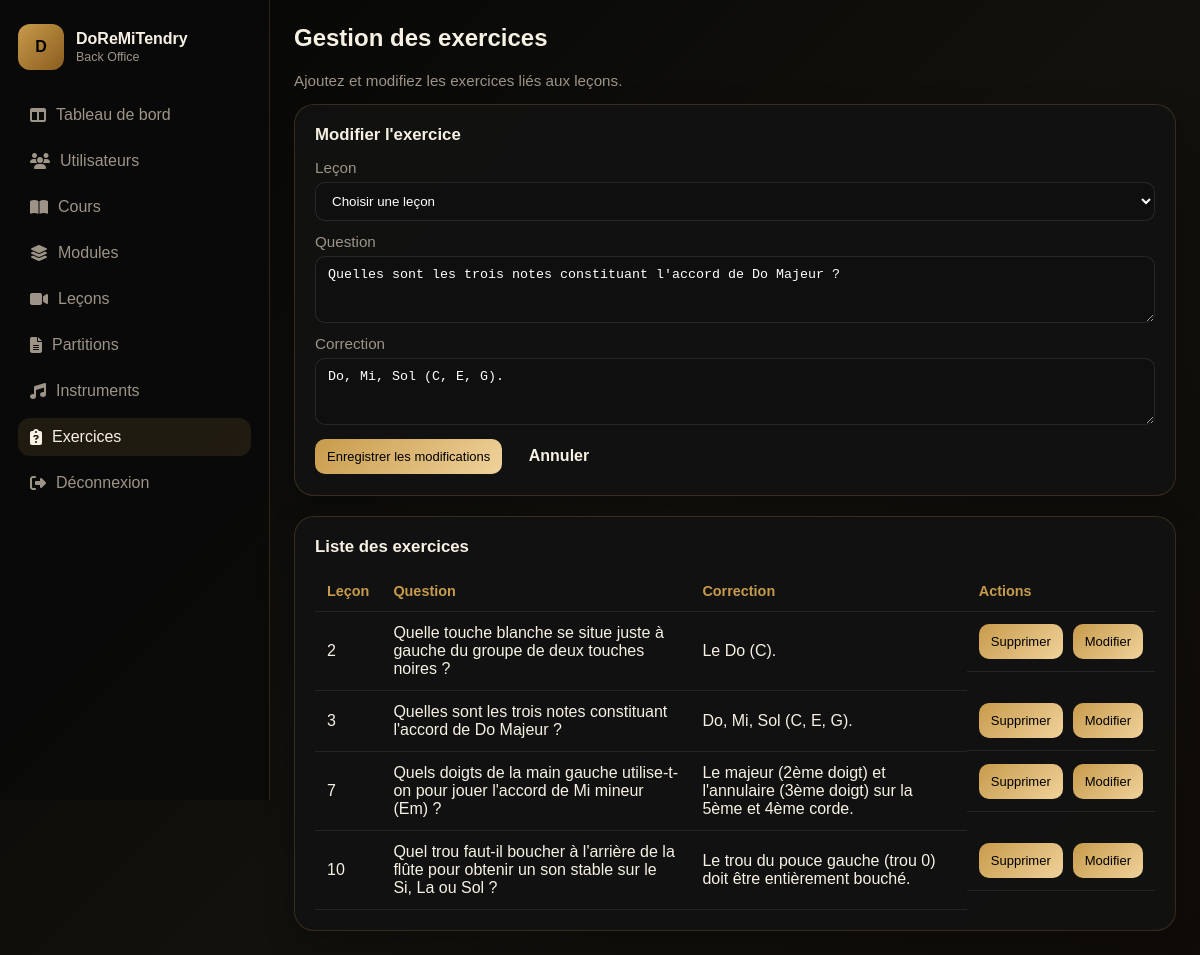
The app's page /admin/exercices.php?id=2 (signed in) with its own data.
### tables this page shows
CREATE TABLE IF NOT EXISTS exercices (
  id INT AUTO_INCREMENT PRIMARY KEY,
  lecon_id INT NOT NULL,
  question TEXT NOT NULL,
  correction TEXT,
  FOREIGN KEY (lecon_id) REFERENCES lecons(id)
);

### config/gestion/exercice.php (called while the page is built, shortened)
<?php
class exercice
{
    private PDO $db;
    public function __construct($db)
    {
        $this->db = $db;
    }
    public function getAll(): array
    {
        $sql = 'SELECT * FROM exercices';
        return $this->db->query($sql)->fetchAll(PDO::FETCH_ASSOC);
    }
    public function getById($id):?array
    {
        $sql = 'SELECT * FROM exercices WHERE id=?';
        $stmt = $this->db->prepare($sql);
        $stmt->execute([$id]);
        return $stmt->fetch(PDO::FETCH_ASSOC)?:null;
    }
}
?>

### admin/exercices.php (the view, shortened to what this page needs)
<?php
require_once __DIR__ . '/../config/db.php';
require_once __DIR__ . '/../config/gestion/exercice.php';
$ex = new exercice($pdo);
$editEx = null;
if (isset($_GET['id']) && is_numeric($_GET['id'])) {
    $editEx = $ex->getById((int)$_GET['id']);
}
$exercices = $ex->getAll();
?>
<!DOCTYPE html>
<html lang="fr">
<head>
  <link rel="stylesheet" href="admin.css" />
  <link rel="stylesheet" href="https://cdnjs.cloudflare.com/ajax/libs/font-awesome/6.7.2/css/all.min.css" />
</head>
<body>
  <div class="app-shell">
    <aside class="sidebar">
      <div class="brand">
        <div class="brand-mark">D</div>
        <div>
          <h1>DoReMiTendry</h1>
          <p>Back Office</p>
        </div>
      </div>
      <nav>
        <a href="dashboard.php"><i class="fa-solid fa-table-columns"></i> Tableau de bord</a>
        <a href="users.php"><i class="fa-solid fa-users"></i> Utilisateurs</a>
        <a href="courses.php"><i class="fa-solid fa-book-open"></i> Cours</a>
        <a href="modules.php"><i class="fa-solid fa-layer-group"></i> Modules</a>
        <a href="lecons.php"><i class="fa-solid fa-video"></i> Leçons</a>
        <a href="partitions.php"><i class="fa-solid fa-file-lines"></i> Partitions</a>
        <a href="instruments.php"><i class="fa-solid fa-music"></i> Instruments</a>
        <a href="exercices.php" class="active"><i class="fa-solid fa-clipboard-question"></i> Exercices</a>
        <a href="logout.php"><i class="fa-solid fa-right-from-bracket"></i> Déconnexion</a>
      </nav>
    </aside>
    <main class="main">
      <h2 style="margin-top:0;">Gestion des exercices</h2>
      <p class="muted">Ajoutez et modifiez les exercices liés aux leçons.</p>
      <section class="card" style="margin-bottom:20px;">
        <div class="section-title">
          <h3><?= $editEx ? 'Modifier l\'exercice' : 'Ajouter un exercice' ?></h3>
        </div>
        <form method="post">
          <div class="form-group">
            <label>Leçon</label>
            <select name="lecon_id" required>
              <option value="">Choisir une leçon</option>
            </select>
          </div>
          <div class="form-group">
            <label>Question</label>
            <textarea name="question" rows="3" required><?= htmlspecialchars($editEx['question'] ?? '') ?></textarea>
          </div>
          <div class="form-group">
            <label>Correction</label>
            <textarea name="correction" rows="3"><?= htmlspecialchars($editEx['correction'] ?? '') ?></textarea>
          </div>
          <button class="btn btn-gold" type="submit">
            <?= $editEx ? 'Enregistrer les modifications' : 'Créer l\'exercice' ?>
          </button>
          <?php if ($editEx): ?>
            <a href="exercices.php" class="btn" style="margin-left: 10px;">Annuler</a>
          <?php endif; ?>
        </form>
      </section>
      <section class="card">
        <div class="section-title">
          <h3>Liste des exercices</h3>
        </div>
        <table class="table">
          <thead>
            <tr>
              <th>Leçon</th>
              <th>Question</th>
              <th>Correction</th>
              <th>Actions</th>
            </tr>
          </thead>
          <tbody>
            <?php foreach ($exercices as $item): ?>
              <tr>
                <td><?= htmlspecialchars($item['lecon_id'] ?? '') ?></td>
                <td><?= htmlspecialchars($item['question'] ?? '') ?></td>
                <td><?= htmlspecialchars($item['correction'] ?? '') ?></td>
                <td class="action-btn">
                  <form method="POST" style="display:inline;">
                    <input type="submit" name="suppr" value="Supprimer" class="btn btn-gold" onclick="return confirm('Confirmer la suppression ?')">
                  </form>
                  <a href="exercices.php?id=<?= $item['id'] ?>" class="btn btn-gold">Modifier</a>
                </td>
              </tr>
            <?php endforeach; ?>
          </tbody>
        </table>
      </section>
    </main>
  </div>
</body>
</html>

### admin/admin.css (style rules this page uses)
:root { --bg: #060606; --panel: #121212; --panel-2: #171717; --text: #f7f1e3; --muted: #9d9487; --gold: #c79b4b; --gold-deep: #8b5d1f; --border: rgba(199, 155, 75, 0.2); }
* { box-sizing: border-box; }
body { margin: 0; font-family: 'Poppins', sans-serif; background: linear-gradient(135deg, #050505, #12110d 55%, #0f0b08); color: var(--text); }
a { text-decoration: none; color: inherit; }
.app-shell { display:flex; min-height:100vh; }
.sidebar { width: 270px; background: rgba(10,10,10,.96); border-right:1px solid var(--border); padding:24px 18px; display:flex; flex-direction:column; gap:20px; position:sticky; top:0; height:100vh; }
.brand { display:flex; align-items:center; gap:12px; }
.brand-mark { width:46px; height:46px; border-radius:12px; background:linear-gradient(135deg, var(--gold), var(--gold-deep)); color:#000; display:grid; place-items:center; font-weight:700; }
.brand h1 { font-size:1rem; margin:0; }
.brand p { margin:2px 0 0; color:var(--muted); font-size:.78rem; }
.sidebar nav { display:flex; flex-direction:column; gap:8px; margin-top:6px; }
.sidebar a { display:flex; align-items:center; gap:10px; padding:10px 12px; border-radius:12px; color:var(--muted); transition:.2s ease; }
.sidebar a:hover, .sidebar a.active { background:rgba(199,155,75,.12); color:var(--text); }
.main { flex:1; padding:24px; }
.hero, .card, .stat-card { background:rgba(18,18,18,.9); border:1px solid var(--border); border-radius:20px; box-shadow:0 10px 30px rgba(0,0,0,.25); }
.card { padding:20px; }
.section-title { display:flex; justify-content:space-between; align-items:center; margin-bottom:14px; }
.section-title h3 { margin:0; font-size:1.05rem; }
.table { width:100%; border-collapse:collapse; margin-top:12px; }
.table th, .table td { padding:12px; text-align:left; border-bottom:1px solid rgba(255,255,255,.08); }
.table th { color:var(--gold); font-size:.9rem; }
.form-group { display:flex; flex-direction:column; gap:6px; margin-bottom:12px; }
.form-group label { color:var(--muted); font-size:.95rem; }
.form-group input, .form-group select, .form-group textarea { padding:10px 12px; border-radius:10px; border:1px solid rgba(255,255,255,.1); background:#0f0f0f; color:#fff; }
.btn { display:inline-block; padding:10px 12px; border-radius:10px; border:none; cursor:pointer; font-weight:600; }
.btn-gold { background:linear-gradient(135deg, var(--gold), #f0d29b); color:#000; font-size: small; font-weight: 500; }
.muted { color:#9d9487; font-size:.95rem; }
.action-btn { display:flex; flex-direction:row; gap: 10px; }

### records on screen
exercices: question "Quelles sont les trois notes constituant l'accord de Do Majeur ?", correction "Do, Mi, Sol (C, E, G).", lecon "3"
exercices: lecon "2", question "Quelle touche blanche se situe juste à gauche du groupe de deux touches noires ?", correction "Le Do (C)."
exercices: lecon "7", question "Quels doigts de la main gauche utilise-t-on pour jouer l'accord de Mi mineur (Em) ?", correction "Le majeur (2ème doigt) et l'annulaire (3ème doigt) sur la 5ème et 4ème corde."
exercices: lecon "10", question "Quel trou faut-il boucher à l'arrière de la flûte pour obtenir un son stable sur le Si, La ou Sol ?", correction "Le trou du pouce gauche (trou 0) doit être entièrement bouché."
